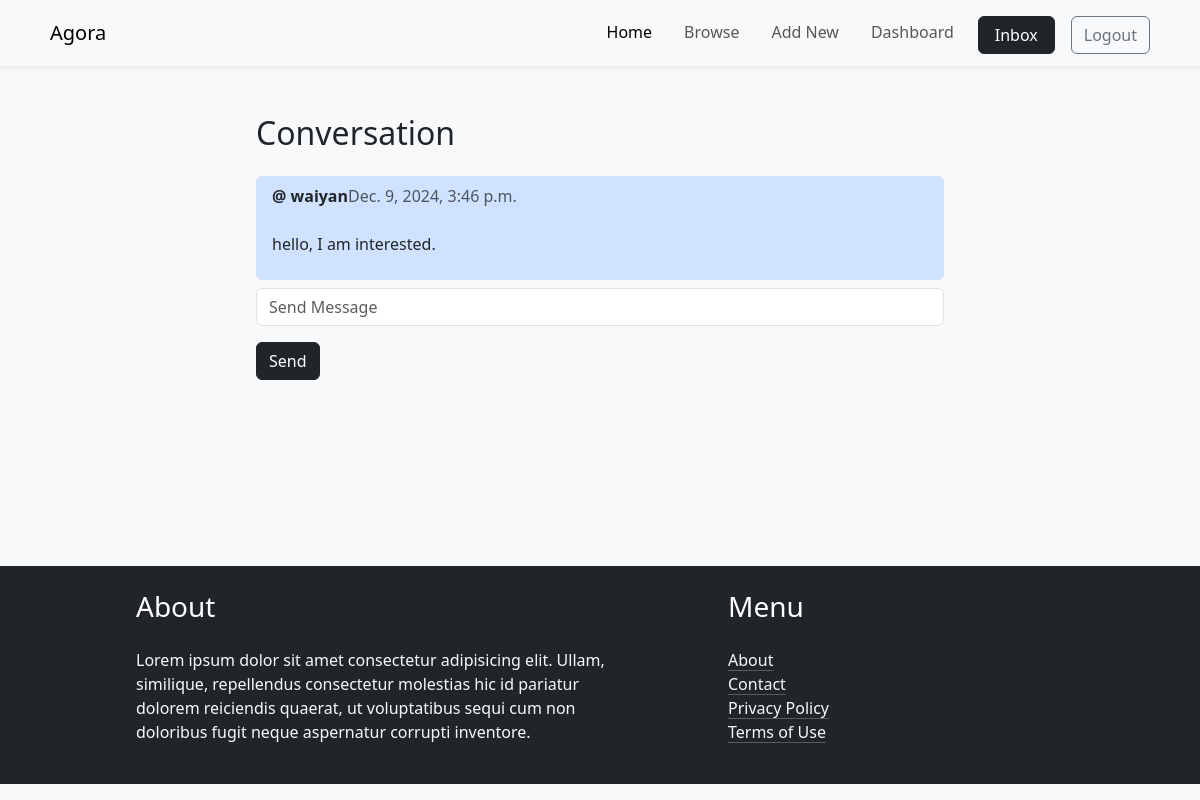
/conversation/5/ (signed in), run on the app's committed database.
### conversation/models.py (models this page shows)
class ConversationMessage(models.Model):
    conversation = models.ForeignKey(Conversation, related_name='messages', on_delete=models.CASCADE)
    content = models.TextField()
    created_at = models.DateTimeField(auto_now_add=True)
    created_by = models.ForeignKey(User, related_name='created_messages', on_delete=models.CASCADE, null=True)

### conversation/views.py (the view)
# urls.py: path('<int:pk>/', views.detail, name='detail'),
@login_required
def detail(request, pk):
    conversation = Conversation.objects.filter(members__in=[request.user.id]).get(pk=pk)
    if request.method == 'POST':
        form = ConversationMessageForm(request.POST)
        if form.is_valid():
            conversation_message = form.save(commit=False)
            conversation_message.conversation = conversation
            conversation_message.created_by = request.user
            conversation_message.save()
            conversation.save()
            return redirect('conversation:detail', pk=pk)
    else:
        form = ConversationMessageForm()
    return render(request, 'conversation/detail.html', {
        'form' : form,
        'conversation' : conversation
    })

### conversation/forms.py
class ConversationMessageForm(forms.ModelForm):
    class Meta:
        model = ConversationMessage
        fields = ('content',)
        labels = {
            'content' : ''
        }
        widgets = {
            'content' : forms.TextInput(attrs={
                'class' : 'form-control',
                'placeholder' : 'Send Message',
            })
        }

### conversation/templates/conversation/detail.html (shortened to what this page needs)
{% extends 'core/base.html' %}
{% block content %}
<div class="container p-5" style="min-height: 500px;">
    <div class="row">
        <div class="col-8 offset-2">
            <h2 class="mb-4">Conversation</h2>
            {% for message in conversation.messages.all %}
            <div class="{% if message.created_by == request.user %} bg-primary-subtle {% else %} bg-secondary-subtle {% endif %} px-3 py-2 mb-2 rounded">
                <p class="mb-4"><strong>@ {{ message.created_by.username }}</strong><span class="text-muted">{{ message.created_at }}</span></p>
                <p>{{ message.content }}</p>
            </div>
            {% endfor %}
            <form action="." method="POST">
                {{ form.as_p }}
                <button class="btn btn-dark">Send</button>
            </form>
        </div>
    </div>
</div>
{% endblock %}

### data on the page
ConversationMessage: created_by.username "waiyan", created_at "Dec. 9, 2024, 3:46 p.m.", content "hello, I am interested."
